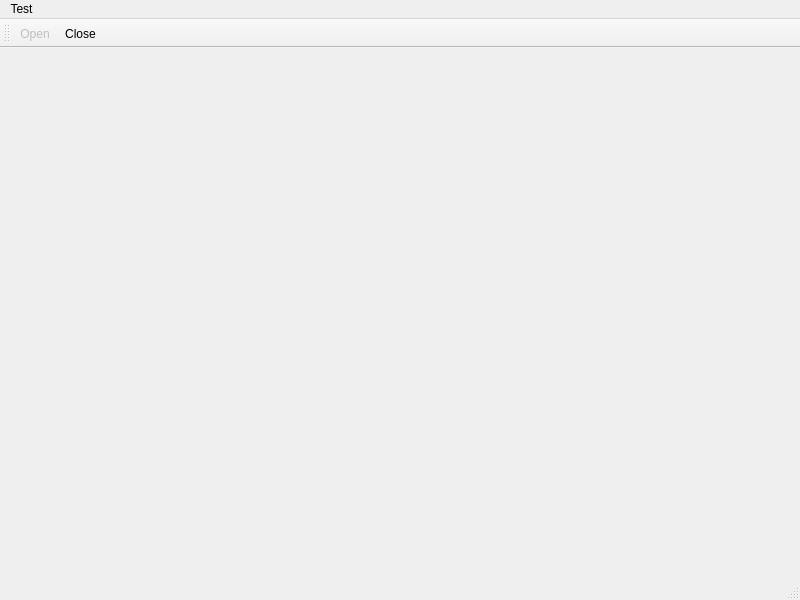
<?xml version="1.0" encoding="UTF-8"?>
<ui version="4.0">
 <class>MainWindow</class>
 <widget class="QMainWindow" name="MainWindow">
  <property name="geometry">
   <rect>
    <x>0</x>
    <y>0</y>
    <width>800</width>
    <height>600</height>
   </rect>
  </property>
  <property name="windowTitle">
   <string>MainWindow</string>
  </property>
  <widget class="QWidget" name="centralwidget"/>
  <widget class="QMenuBar" name="menubar">
   <property name="geometry">
    <rect>
     <x>0</x>
     <y>0</y>
     <width>800</width>
     <height>24</height>
    </rect>
   </property>
   <widget class="QMenu" name="menuTest">
    <property name="title">
     <string>Test</string>
    </property>
    <addaction name="actionOpen"/>
    <addaction name="actionClose"/>
   </widget>
   <addaction name="menuTest"/>
  </widget>
  <widget class="QStatusBar" name="statusbar"/>
  <widget class="QToolBar" name="toolBar">
   <property name="windowTitle">
    <string>toolBar</string>
   </property>
   <attribute name="toolBarArea">
    <enum>TopToolBarArea</enum>
   </attribute>
   <attribute name="toolBarBreak">
    <bool>false</bool>
   </attribute>
   <addaction name="actionOpen"/>
   <addaction name="actionClose"/>
  </widget>
  <action name="actionOpen">
   <property name="enabled">
    <bool>false</bool>
   </property>
   <property name="text">
    <string>Open</string>
   </property>
  </action>
  <action name="actionClose">
   <property name="text">
    <string>Close</string>
   </property>
  </action>
 </widget>
 <resources/>
 <connections/>
</ui>
